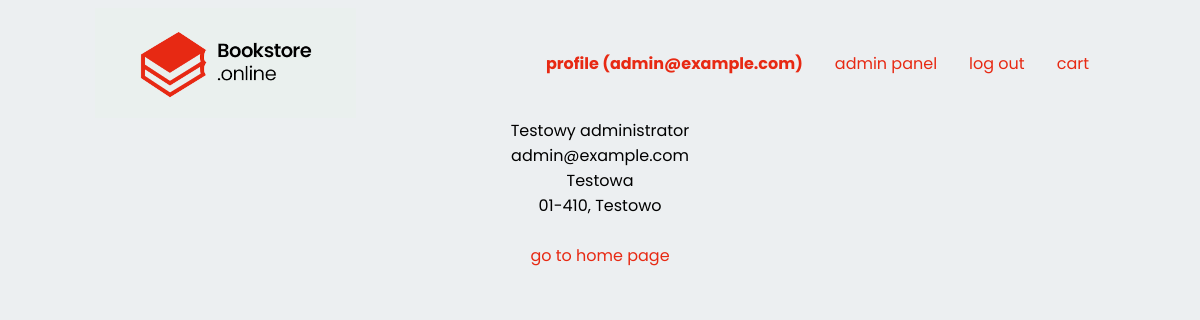
The app's page /profile.php (signed in) with its own data.
### tables this page shows
CREATE TABLE `users` (
  `id` int NOT NULL,
  `first_name` varchar(255) NOT NULL,
  `last_name` varchar(255) NOT NULL,
  `password` varchar(255) NOT NULL,
  `email` varchar(255) NOT NULL,
  `street` varchar(255) NOT NULL,
  `city` varchar(255) NOT NULL,
  `postal_code` varchar(6) NOT NULL,
  `is_staff` tinyint(1) NOT NULL DEFAULT '0'
);

### utils/getuser.php (called while the page is built)
<?php
    $sql = "SELECT * FROM users WHERE email = '" . $_SESSION['email'] . "'";
    $user_result = mysqli_query($db, $sql);
    $user_data_array = mysqli_fetch_array($user_result);
?>

### profile.php (the view, shortened to what this page needs)
<?php
    include 'utils/db.php';
    include 'utils/getuser.php';
?>
<html>
    <head>
        <link rel="stylesheet" href="style.css">
    </head>
    <body>
        <?php include 'utils/header.php' ?>
        <div class="center"><?= $user_data_array['first_name'], ' ', $user_data_array['last_name'] ?></div>
        <div class="center"><?= $user_data_array['email'] ?></div>
        <div class="center"><?= $user_data_array['street'] ?></div>
        <div class="center">
             <?= $user_data_array['postal_code']?>, <?= $user_data_array['city']?>
        </div>
        <br />
        <div class="center"><a href="/"><?= _("go to home page") ?></a></div>
    </body>
</html>

### style.css (style rules this page uses)
body { font-family: 'Poppins', sans-serif; background-color: #eceff1; }
a:link { text-decoration: none; color: #E72913; }
.center { display: flex; justify-content: center; }

### records on screen
users: first_name "Testowy", last_name "administrator", email "admin@example.com", street "Testowa", postal_code "01-410", city "Testowo"

### other values on screen
_("profile") "profile"
$_SESSION['email'] "admin@example.com"
_("admin panel") "admin panel"
_("log out") "log out"
_("cart") "cart"
_("go to home page") "go to home page"
